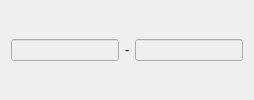
                      <widget class="QWidget" name="pageSip">
                       <layout class="QHBoxLayout" name="horizontalLayout">
                        <item>
                         <widget class="IPLineEdit" name="lineEditSIP">
                          <property name="enabled">
                           <bool>false</bool>
                          </property>
                          <property name="sizePolicy">
                           <sizepolicy hsizetype="Preferred" vsizetype="Fixed">
                            <horstretch>0</horstretch>
                            <verstretch>0</verstretch>
                           </sizepolicy>
                          </property>
                         </widget>
                        </item>
                        <item>
                         <widget class="QLabel" name="SIPSeparator">
                          <property name="sizePolicy">
                           <sizepolicy hsizetype="Maximum" vsizetype="Preferred">
                            <horstretch>0</horstretch>
                            <verstretch>0</verstretch>
                           </sizepolicy>
                          </property>
                          <property name="text">
                           <string>-</string>
                          </property>
                         </widget>
                        </item>
                        <item>
                         <widget class="IPMaskLineEdit" name="lineEditSIP2">
                          <property name="enabled">
                           <bool>false</bool>
                          </property>
                          <property name="sizePolicy">
                           <sizepolicy hsizetype="Preferred" vsizetype="Fixed">
                            <horstretch>0</horstretch>
                            <verstretch>0</verstretch>
                           </sizepolicy>
                          </property>
                         </widget>
                        </item>
                       </layout>
                      </widget>
